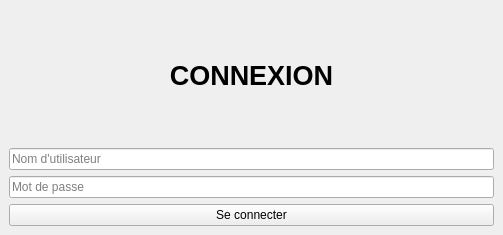
<?xml version="1.0" encoding="UTF-8"?>
<ui version="4.0">
 <class>Login</class>
 <widget class="QMainWindow" name="Login">
  <property name="geometry">
   <rect>
    <x>0</x>
    <y>0</y>
    <width>503</width>
    <height>235</height>
   </rect>
  </property>
  <property name="windowTitle">
   <string>Login</string>
  </property>
  <widget class="QWidget" name="centralwidget">
   <layout class="QVBoxLayout" name="verticalLayout">
    <item>
     <widget class="QLabel" name="label">
      <property name="styleSheet">
       <string>font-size: 20pt; font-weight: bold;</string>
      </property>
      <property name="text">
       <string>CONNEXION</string>
      </property>
      <property name="alignment">
       <set>Qt::AlignmentFlag::AlignCenter</set>
      </property>
     </widget>
    </item>
    <item>
     <widget class="QLineEdit" name="leUsername">
      <property name="placeholderText">
       <string>Nom d'utilisateur</string>
      </property>
     </widget>
    </item>
    <item>
     <widget class="QLineEdit" name="lePassword">
      <property name="echoMode">
       <enum>QLineEdit::EchoMode::Password</enum>
      </property>
      <property name="placeholderText">
       <string>Mot de passe</string>
      </property>
     </widget>
    </item>
    <item>
     <widget class="QPushButton" name="btnLogin">
      <property name="text">
       <string>Se connecter</string>
      </property>
     </widget>
    </item>
   </layout>
  </widget>
 </widget>
 <resources/>
 <connections/>
</ui>
